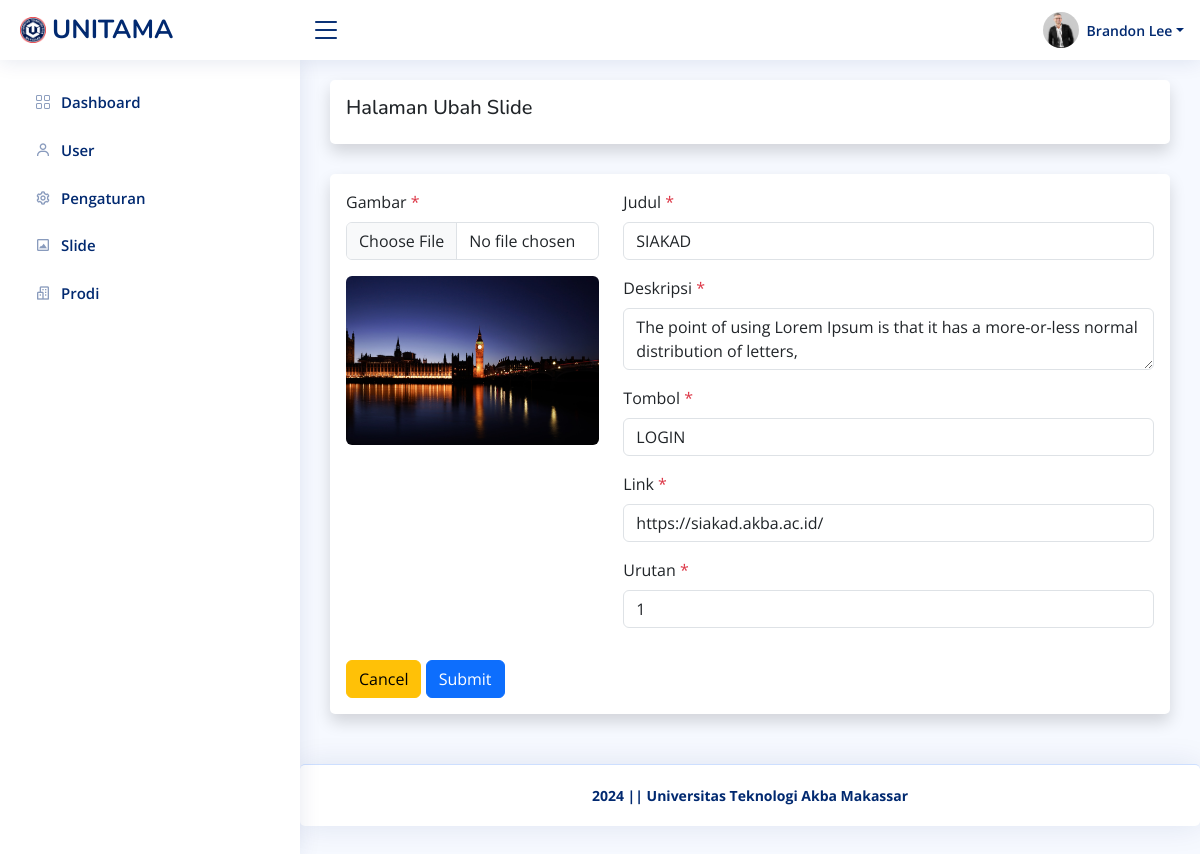
Page /admin/slide/ubah.php?id=3 (signed in) on the committed database.
### tables this page shows
CREATE TABLE `pengaturan` (
  `id_pengaturan` int(11) NOT NULL,
  `appname` varchar(50) NOT NULL,
  `logo` varchar(255) NOT NULL,
  `copyright` varchar(255) NOT NULL,
  `description` varchar(255) NOT NULL,
  `keyword` varchar(255) NOT NULL,
  `author` varchar(128) NOT NULL
);

CREATE TABLE `user` (
  `id_user` int(11) NOT NULL,
  `username` varchar(128) NOT NULL,
  `password` varchar(255) NOT NULL,
  `nama` varchar(128) NOT NULL,
  `role` int(11) NOT NULL,
  `foto` varchar(255) DEFAULT NULL
);

CREATE TABLE `slide` (
  `id_slide` int(11) NOT NULL,
  `judul` varchar(128) NOT NULL,
  `deskripsi` varchar(128) NOT NULL,
  `tombol` varchar(20) NOT NULL,
  `link` varchar(128) NOT NULL,
  `urutan` int(11) NOT NULL,
  `gambar` varchar(255) NOT NULL
);

### helper.php (called while the page is built, shortened)
<?php
$base_url = 'http://localhost/unitama/';
$koneksi = mysqli_connect('localhost', 'root', '', 'unitama');
function getWhere($query)
{
    global $koneksi;
    return mysqli_fetch_assoc(mysqli_query($koneksi, $query));
}

### admin/slide/ubah.php (the view, shortened to what this page needs)
<?php require '../template/header.php' ?>
<?php
$id = $_GET['id'];
$slide = getWhere("SELECT * FROM slide WHERE id_slide = $id ");
?>
<div class="card shadow p-3">
    <h5>Halaman Ubah Slide</h5>
</div>
<div class="card shadow p-3">
    <form action="" method="post" id="form" enctype="multipart/form-data">
        <div class="row mb-3">
            <div class="col-md-4">
                <div class="mb-3">
                    <label for="gambar" class="form-label">Gambar <span class="text-danger">*</span></label>
                    <input class="form-control" type="file" id="upload" name="gambar">
                </div>
                <img src="<?= $base_url; ?>/assets/uploads/slide/<?= $slide['gambar']; ?>" alt="" id="preview" class="rounded w-100 ">
            </div>
            <div class="col-md-8">
                <div class="mb-3">
                    <label for="judul" class="form-label">Judul <span class="text-danger">*</span></label>
                    <input type="text" class="form-control" id="judul" name="judul" required value="<?= $slide['judul']; ?>">
                </div>
                <div class="mb-3">
                    <label for="deskripsi" class="form-label">Deskripsi <span class="text-danger">*</span></label>
                    <textarea class="form-control" id="deskripsi" name="deskripsi" required><?= $slide['deskripsi']; ?></textarea>
                </div>
                <div class="mb-3">
                    <label for="tombol" class="form-label">Tombol <span class="text-danger">*</span></label>
                    <input type="text" class="form-control" id="tombol" name="tombol" required value="<?= $slide['tombol']; ?>">
                </div>
                <div class="mb-3">
                    <label for="link" class="form-label">Link <span class="text-danger">*</span></label>
                    <input type="url" class="form-control" id="link" name="link" required value="<?= $slide['link']; ?>">
                </div>
                <div class="mb-3">
                    <label for="urutan" class="form-label">Urutan <span class="text-danger">*</span></label>
                    <input type="number" class="form-control" id="urutan" name="urutan" required value="<?= $slide['urutan']; ?>">
                </div>
            </div>
        </div>
        <a class="btn btn-warning" href="<?= $base_url; ?>admin/slide" role="button">Cancel</a>
        <button type="submit" name="submit" class="btn btn-primary">Submit</button>
    </form>
</div>
<?php require '../template/footer.php' ?>

### admin/template/header.php (shortened to what this page needs)
<?php require '../../helper.php' ?>
<?php $pengaturan = getWhere("SELECT * FROM pengaturan WHERE id_pengaturan = 1 "); ?>
<!DOCTYPE html>
<html lang="en">
<head>
    <link href="<?= $base_url; ?>assets/plugins/bootstrap/css/bootstrap.min.css" rel="stylesheet">
    <link href="<?= $base_url; ?>assets/plugins/bootstrap-icons/bootstrap-icons.css" rel="stylesheet">
    <link href="<?= $base_url; ?>assets/plugins/boxicons/css/boxicons.min.css" rel="stylesheet">
    <link href="<?= $base_url; ?>assets/plugins/quill/quill.snow.css" rel="stylesheet">
    <link href="<?= $base_url; ?>assets/plugins/quill/quill.bubble.css" rel="stylesheet">
    <link href="<?= $base_url; ?>assets/plugins/remixicon/remixicon.css" rel="stylesheet">
    <link href="<?= $base_url; ?>assets/plugins/simple-datatables/style.css" rel="stylesheet">
    <link rel="stylesheet" href="https://cdnjs.cloudflare.com/ajax/libs/twitter-bootstrap/5.3.0/css/bootstrap.min.css">
    <link rel="stylesheet" href="https://cdn.datatables.net/2.0.8/css/dataTables.bootstrap5.css">
    <link href="<?= $base_url; ?>assets/css/style.css" rel="stylesheet">
</head>
<body>
    <header id="header" class="header fixed-top d-flex align-items-center">
        <div class="d-flex align-items-center justify-content-between">
            <a href="<?= $base_url; ?>admin/dashboard" class="logo d-flex align-items-center">
                <img src="<?= $base_url; ?>assets/img/<?= $pengaturan['logo']; ?>" alt="">
                <span class="d-none d-lg-block"><?= $pengaturan['appname']; ?></span>
            </a>
            <i class="bi bi-list toggle-sidebar-btn"></i>
        </div>
        <nav class="header-nav ms-auto">
            <ul class="d-flex align-items-center">
                <li class="nav-item dropdown pe-3">
                    <?php
                    $id = $_SESSION['id_user'];
                    $akun = getWhere("SELECT * FROM user WHERE id_user = $id ");
                    ?>
                    <a class="nav-link nav-profile d-flex align-items-center pe-0" href="#" data-bs-toggle="dropdown">
                        <?php if ($akun['foto']) : ?>
                            <img src="<?= $base_url; ?>/assets/uploads/user/<?= $akun['foto']; ?>" alt="<?= $akun['nama']; ?>" class="rounded-circle">
                        <?php else : ?>
                            <img src="<?= $base_url; ?>assets/img/noprofil.png" alt="<?= $akun['nama']; ?>" class="rounded-circle">
                        <?php endif ?>
                        <span class="d-none d-md-block dropdown-toggle ps-2"><?= $akun['nama']; ?></span>
                    </a>
                </li>
            </ul>
        </nav>
    </header>
    <aside id="sidebar" class="sidebar">
        <ul class="sidebar-nav" id="sidebar-nav">
            <li class="nav-item">
                <a class="nav-link collapsed" href="<?= $base_url; ?>admin/dashboard">
                    <i class="bi bi-grid"></i>
                    <span>Dashboard</span>
                </a>
            </li>
            <?php if ($_SESSION['role'] == 1) : ?>
                <li class="nav-item">
                    <a class="nav-link collapsed" href="<?= $base_url; ?>admin/user">
                        <i class='bx bx-user'></i>
                        <span>User</span>
                    </a>
                </li>
            <?php endif ?>
            <li class="nav-item">
                <a class="nav-link collapsed" href="<?= $base_url; ?>admin/pengaturan">
                    <i class='bx bx-cog'></i>
                    <span>Pengaturan</span>
                </a>
            </li>
            <li class="nav-item">
                <a class="nav-link collapsed" href="<?= $base_url; ?>admin/slide">
                    <i class='bx bx-image-alt'></i>
                    <span>Slide</span>
                </a>
            </li>
            <li class="nav-item">
                <a class="nav-link collapsed" href="<?= $base_url; ?>admin/prodi">
                    <i class='bx bx-buildings'></i>
                    <span>Prodi</span>
                </a>
            </li>
        </ul>
    </aside>
    <main id="main" class="main">

### admin/template/footer.php (shortened to what this page needs)
</main>
<footer id="footer" class="footer card">
    <div class="copyright fw-bold">
        <?= $pengaturan['copyright']; ?>
    </div>
</footer>
</body>
</html>

### assets/css/style.css (style rules this page uses)
:root { scroll-behavior: smooth; }
body { font-family: "Open Sans", sans-serif; background: #f6f9ff; color: #444444; }
a { color: #4154f1; text-decoration: none; }
h1, h2, h3, h4, h5, h6 { font-family: "Nunito", sans-serif; }
#main { margin-top: 60px; padding: 20px 30px; transition: all 0.3s; }
.card { margin-bottom: 30px; border: none; border-radius: 5px; box-shadow: 0px 0 30px rgba(1, 41, 112, 0.1); }
.logo { line-height: 1; }
@media (min-width: 1200px) { .logo { width: 280px; } }
.logo img { max-height: 26px; margin-right: 6px; }
.logo span { font-size: 26px; font-weight: 700; color: #012970; font-family: "Nunito", sans-serif; }
.header { transition: all 0.5s; z-index: 997; height: 60px; box-shadow: 0px 2px 20px rgba(1, 41, 112, 0.1); background-color: #fff; padding-left: 20px; }
.header .toggle-sidebar-btn { font-size: 32px; padding-left: 10px; cursor: pointer; color: #012970; }
.header-nav ul { list-style: none; }
.header-nav>ul { margin: 0; padding: 0; }
.header-nav .nav-profile { color: #012970; }
.header-nav .nav-profile img { max-height: 36px; }
.header-nav .nav-profile span { font-size: 14px; font-weight: 600; }
.sidebar { position: fixed; top: 60px; left: 0; bottom: 0; width: 300px; z-index: 996; transition: all 0.3s; padding: 20px; overflow-y: auto; scrollbar-width: thin; scrollbar-color: #aab7cf transparent; box-shadow: 0px 0px 20px rgba(1, 41, 112, 0.1); background-color: #fff; }
@media (min-width: 1200px) { #main, #footer { margin-left: 300px; } }
.sidebar-nav { padding: 0; margin: 0; list-style: none; }
.sidebar-nav li { padding: 0; margin: 0; list-style: none; }
.sidebar-nav .nav-item { margin-bottom: 5px; }
.sidebar-nav .nav-link { display: flex; align-items: center; font-size: 15px; font-weight: 600; color: #4154f1; transition: 0.3; background: #f6f9ff; padding: 10px 15px; border-radius: 4px; }
.sidebar-nav .nav-link i { font-size: 16px; margin-right: 10px; color: #4154f1; }
.sidebar-nav .nav-link.collapsed { color: #012970; background: #fff; }
.sidebar-nav .nav-link.collapsed i { color: #899bbd; }
.footer { padding: 20px 0; font-size: 14px; transition: all 0.3s; border-top: 1px solid #cddfff; }
.footer .copyright { text-align: center; color: #012970; }

### rows in the picture
pengaturan: logo (picture), appname "UNITAMA", copyright "2024 || Universitas Teknologi Akba Makassar"
user: foto (picture), nama "Brandon Lee"
slide: gambar (picture), judul "SIAKAD", deskripsi "The point of using Lorem Ipsum is that it has a more-or-less normal distribution of letters,", tombol "LOGIN", link "https://siakad.akba.ac.id/", urutan "1"
